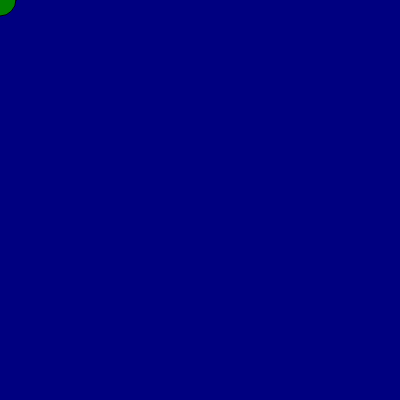
Frame 1 (no input)
Frame 60 (no input): identical to frame 1, image omitted
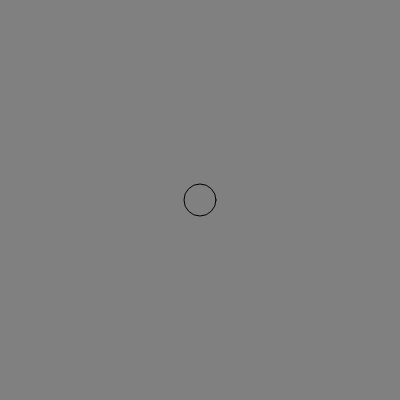
Frame 120 (the mouse pressed at the canvas centre since frame 60)

The p5.js sketch that drew these frames (run headless with seeded random() and noise() and a simulated clock; from frame 60 on, the mouse is pressed at the canvas centre):

// p5.js sketch
// ── sketch.js
let circles = [];
let maxCircles = 15;
let stampCircles = [];

function setup() {
  createCanvas(400, 400);
  frameRate(30);
}

function draw() {
  
  noCursor();
  
  let colorXMap = map(mouseX, 0, 400, 0, 255);
  let colorYMap = map(mouseY, 0, 400, 0, 255);
  let colorXYMap = map(mouseX-mouseY, -400, 400, 0, 255);
  background(color(colorXMap, colorYMap, colorXYMap));
  
  fill(colorYMap, colorXYMap, colorYMap);
  circle(mouseX, mouseY, 32);
  
  // Player Trail.
  circles.push({x: mouseX, y: mouseY});
  for(let i = 0; i < circles.length; i ++) {
    arc(circles[i].x, circles[i].y, 20, 20, circles[i].x, circles[i].y);
    // ellipse(circles[i].x, circles[i].y, 32);
  }
  if(circles.length > maxCircles) {
    // Pop from the front of the array.
    circles.shift();
  }
  
  // Frozen in Time.
  stampCircles.forEach(stamp => {
    arc(stamp.x, stamp.y, 20, 20, stamp.x, stamp.y);
  });
  
}

function mouseClicked() {
  stampCircles.push.apply(stampCircles, circles);
  console.log(stampCircles)
}
